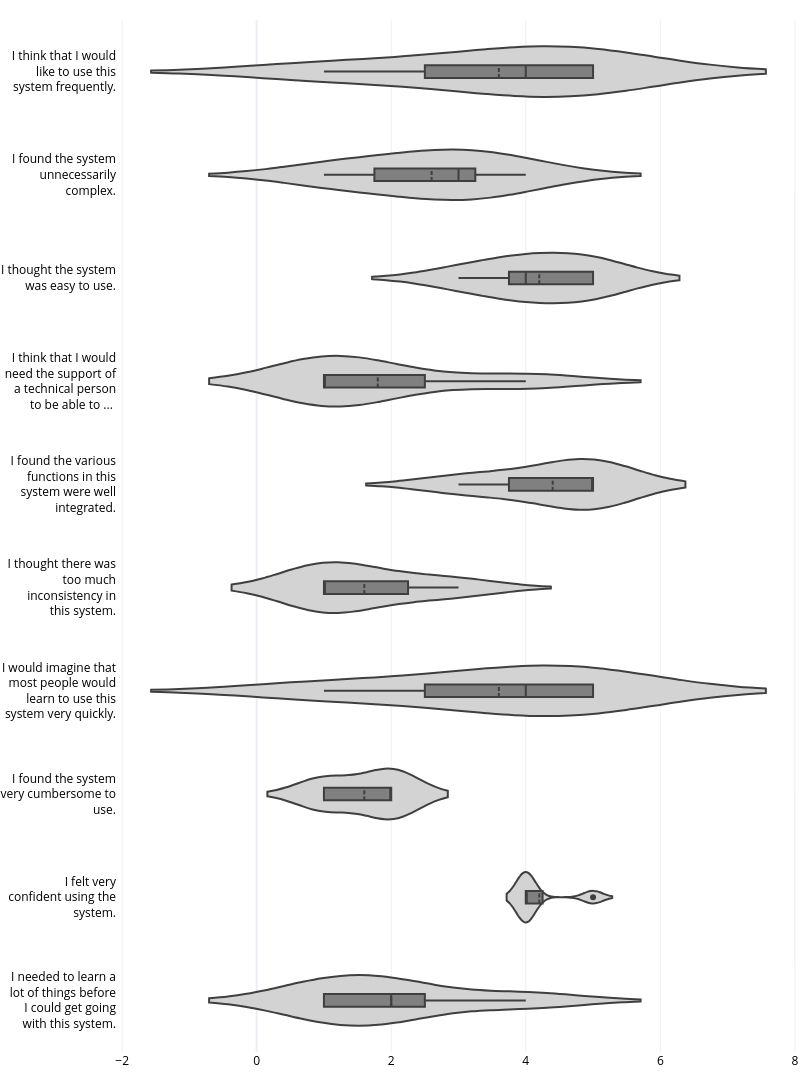

This figure's notebook cell:
### Code cell
chart_sus_expert = go.Figure()

for string_question in list_questions[::-1]:
    chart_sus_expert.add_trace(go.Violin(
        y=df_sus_evaluation_experts_long['Question_wrapped'][
            df_sus_evaluation_experts_long['variable'] == string_question],
        x=df_sus_evaluation_experts_long['value'][
            df_sus_evaluation_experts_long['variable'] == string_question],
        name=dict_sus_questions[string_question],
        box_visible=True,
        meanline_visible=True,
        fillcolor = '#d3d3d3',
        line_color = '#3f3f3f',
        marker_line_outliercolor= 'black',
        box_fillcolor = 'grey'))

chart_sus_expert.update_traces(orientation='h')
chart_sus_expert.update_layout(height=1200, width=800, showlegend=False,
                               template='plotly_white',
                               margin=dict(l=20, r=0, t=20, b=40))
chart_sus_expert.update_yaxes(tickfont_color='black')
chart_sus_expert.update_xaxes(tickfont_color='black')
chart_sus_expert.write_image(os.path.join(path_study_data_results,
                                          'SUS_expert.pdf'))
chart_sus_expert.show()

### Figure 1 — Plotly figure (JSON) as saved in the notebook; plotly's stock layout.template omitted (floating-point values rounded to 4 significant figures)
{"data": [{"box": {"fillcolor": "grey", "visible": true}, "fillcolor": "#d3d3d3", "line": {"color": "#3f3f3f"}, "marker": {"line": {"outliercolor": "black"}}, "meanline": {"visible": true}, "name": "I needed to learn a lot of things before I could get going with this system.", "orientation": "h", "type": "violin", "x": [2, 4, 1, 2, 1], "y": ["I needed to learn a<br>lot of things before<br>I could get going<br>with this system.", "I needed to learn a<br>lot of things before<br>I could get going<br>with this system.", "I needed to learn a<br>lot of things before<br>I could get going<br>with this system.", "I needed to learn a<br>lot of things before<br>I could get going<br>with this system.", "I needed to learn a<br>lot of things before<br>I could get going<br>with this system."]}, {"box": {"fillcolor": "grey", "visible": true}, "fillcolor": "#d3d3d3", "line": {"color": "#3f3f3f"}, "marker": {"line": {"outliercolor": "black"}}, "meanline": {"visible": true}, "name": "I felt very confident using the system.", "orientation": "h", "type": "violin", "x": [5, 4, 4, 4, 4], "y": ["I felt very<br>confident using the<br>system.", "I felt very<br>confident using the<br>system.", "I felt very<br>confident using the<br>system.", "I felt very<br>confident using the<br>system.", "I felt very<br>confident using the<br>system."]}, {"box": {"fillcolor": "grey", "visible": true}, "fillcolor": "#d3d3d3", "line": {"color": "#3f3f3f"}, "marker": {"line": {"outliercolor": "black"}}, "meanline": {"visible": true}, "name": "I found the system very cumbersome to use.", "orientation": "h", "type": "violin", "x": [1, 2, 1, 2, 2], "y": ["I found the system<br>very cumbersome to<br>use.", "I found the system<br>very cumbersome to<br>use.", "I found the system<br>very cumbersome to<br>use.", "I found the system<br>very cumbersome to<br>use.", "I found the system<br>very cumbersome to<br>use."]}, {"box": {"fillcolor": "grey", "visible": true}, "fillcolor": "#d3d3d3", "line": {"color": "#3f3f3f"}, "marker": {"line": {"outliercolor": "black"}}, "meanline": {"visible": true}, "name": "I would imagine that most people would learn to use this system very quickly.", "orientation": "h", "type": "violin", "x": [3, 5, 5, 4, 1], "y": ["I would imagine that<br>most people would<br>learn to use this<br>system very quickly.", "I would imagine that<br>most people would<br>learn to use this<br>system very quickly.", "I would imagine that<br>most people would<br>learn to use this<br>system very quickly.", "I would imagine that<br>most people would<br>learn to use this<br>system very quickly.", "I would imagine that<br>most people would<br>learn to use this<br>system very quickly."]}, {"box": {"fillcolor": "grey", "visible": true}, "fillcolor": "#d3d3d3", "line": {"color": "#3f3f3f"}, "marker": {"line": {"outliercolor": "black"}}, "meanline": {"visible": true}, "name": "I thought there was too much inconsistency in this system.", "orientation": "h", "type": "violin", "x": [1, 1, 1, 2, 3], "y": ["I thought there was<br>too much<br>inconsistency in<br>this system.", "I thought there was<br>too much<br>inconsistency in<br>this system.", "I thought there was<br>too much<br>inconsistency in<br>this system.", "I thought there was<br>too much<br>inconsistency in<br>this system.", "I thought there was<br>too much<br>inconsistency in<br>this system."]}, {"box": {"fillcolor": "grey", "visible": true}, "fillcolor": "#d3d3d3", "line": {"color": "#3f3f3f"}, "marker": {"line": {"outliercolor": "black"}}, "meanline": {"visible": true}, "name": "I found the various functions in this system were well integrated.", "orientation": "h", "type": "violin", "x": [5, 5, 4, 5, 3], "y": ["I found the various<br>functions in this<br>system were well<br>integrated.", "I found the various<br>functions in this<br>system were well<br>integrated.", "I found the various<br>functions in this<br>system were well<br>integrated.", "I found the various<br>functions in this<br>system were well<br>integrated.", "I found the various<br>functions in this<br>system were well<br>integrated."]}, {"box": {"fillcolor": "grey", "visible": true}, "fillcolor": "#d3d3d3", "line": {"color": "#3f3f3f"}, "marker": {"line": {"outliercolor": "black"}}, "meanline": {"visible": true}, "name": "I think that I would need the support of a technical person to be able to use this system.", "orientation": "h", "type": "violin", "x": [4, 1, 1, 2, 1], "y": ["I think that I would<br>need the support of<br>a technical person<br>to be able to ... ", "I think that I would<br>need the support of<br>a technical person<br>to be able to ... ", "I think that I would<br>need the support of<br>a technical person<br>to be able to ... ", "I think that I would<br>need the support of<br>a technical person<br>to be able to ... ", "I think that I would<br>need the support of<br>a technical person<br>to be able to ... "]}, {"box": {"fillcolor": "grey", "visible": true}, "fillcolor": "#d3d3d3", "line": {"color": "#3f3f3f"}, "marker": {"line": {"outliercolor": "black"}}, "meanline": {"visible": true}, "name": "I thought the system was easy to use.", "orientation": "h", "type": "violin", "x": [5, 4, 5, 4, 3], "y": ["I thought the system<br>was easy to use.", "I thought the system<br>was easy to use.", "I thought the system<br>was easy to use.", "I thought the system<br>was easy to use.", "I thought the system<br>was easy to use."]}, {"box": {"fillcolor": "grey", "visible": true}, "fillcolor": "#d3d3d3", "line": {"color": "#3f3f3f"}, "marker": {"line": {"outliercolor": "black"}}, "meanline": {"visible": true}, "name": "I found the system unnecessarily complex.", "orientation": "h", "type": "violin", "x": [1, 4, 2, 3, 3], "y": ["I found the system<br>unnecessarily<br>complex.", "I found the system<br>unnecessarily<br>complex.", "I found the system<br>unnecessarily<br>complex.", "I found the system<br>unnecessarily<br>complex.", "I found the system<br>unnecessarily<br>complex."]}, {"box": {"fillcolor": "grey", "visible": true}, "fillcolor": "#d3d3d3", "line": {"color": "#3f3f3f"}, "marker": {"line": {"outliercolor": "black"}}, "meanline": {"visible": true}, "name": "I think that I would like to use this system frequently.", "orientation": "h", "type": "violin", "x": [5, 5, 3, 4, 1], "y": ["I think that I would<br>like to use this<br>system frequently.", "I think that I would<br>like to use this<br>system frequently.", "I think that I would<br>like to use this<br>system frequently.", "I think that I would<br>like to use this<br>system frequently.", "I think that I would<br>like to use this<br>system frequently."]}], "layout": {"height": 1200, "margin": {"b": 40, "l": 20, "r": 0, "t": 20}, "showlegend": false, "width": 800, "xaxis": {"tickfont": {"color": "black"}}, "yaxis": {"tickfont": {"color": "black"}}}}
